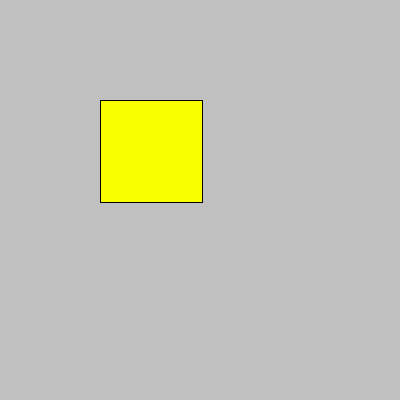
Frame 1 (no input)
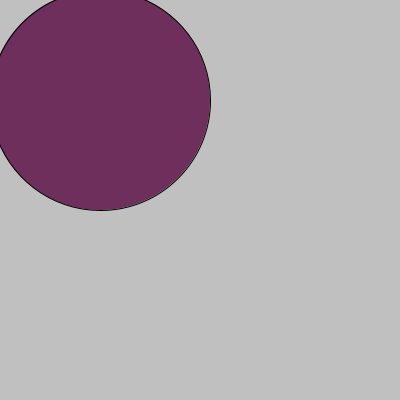
Frame 60 (the mouse pressed at the canvas centre just before this capture)
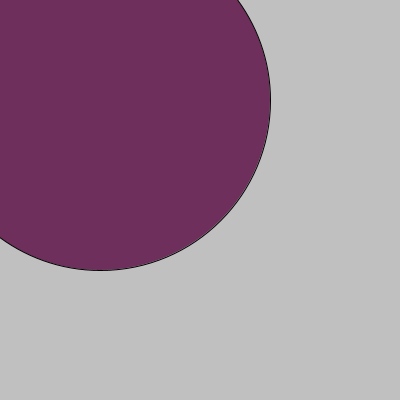
Frame 120 (the mouse held since frame 60 and released just before this capture)

The Processing sketch that drew these frames (run headless with seeded random() and noise(); from frame 60 on, the mouse is pressed at the canvas centre):

// Processing sketch: processing_114117
// ── processing_114117.pde

int diameter=100;
int positionX =50;

void setup(){
  size(400,400);

}
  
void draw(){
  background(192);
  diameter = diameter+2;
  if(diameter>=200){
  fill(111,47,92);
  ellipse(100,100,diameter,diameter);
  }else if (diameter<200) {
    fill(250,255,0);
    rect(100,100,diameter,diameter);
  }
  
  println(diameter);
  
}
